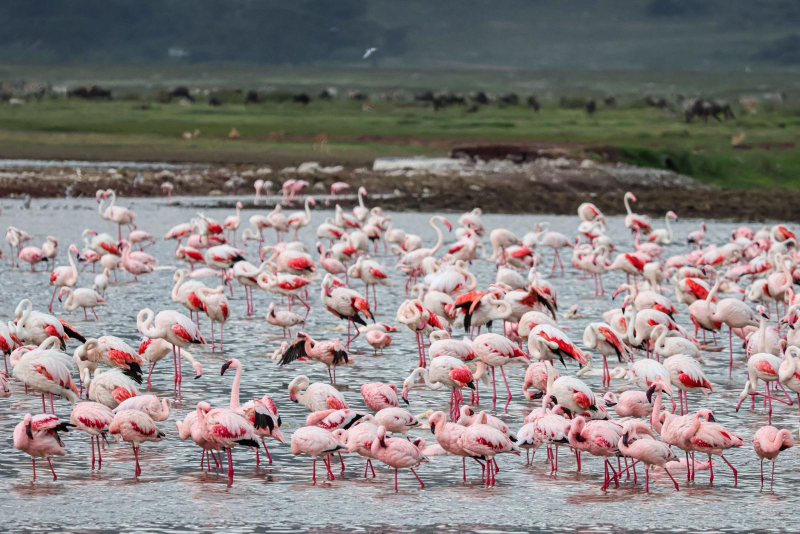
#> input picture assets/images/flamingo.jpeg, 1600 x 1067 px (shown at 1/2 size); its folder holds 4 pictures in this run
$ python generate_qualities.py
#> lines starting #> are read from the running program, lines starting #| are printed output that depends on the picture
from PIL import Image
import os

SOURCE_FOLDER = "assets/images"
BASE_PATH = "assets/gallery"

sizes = {
    "low":  (320, 240),
    "mid":  (800, 600),
    "high": (1920, 1080)
}

for filename in os.listdir(SOURCE_FOLDER):

    if not filename.lower().endswith((".jpg", ".jpeg", ".png")):
        continue

    image_path = os.path.join(SOURCE_FOLDER, filename)

    for quality, size in sizes.items():

        img = Image.open(image_path)
#> img is the input picture: PIL image 1600x1067 RGB; mean R, G, B 135, 127.8, 127
        img = img.resize(size)
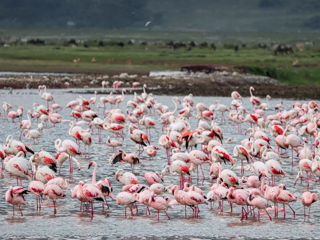
#> img: PIL image 320x240 RGB; mean R, G, B 135, 127.8, 127

        save_path = os.path.join(BASE_PATH, quality, filename)

        img.save(save_path)

        print(f"{filename} -> {quality} created at size {size}")
#> pass 2 of the loop `for filename in os.listdir(SOURCE_FOLDER):`:
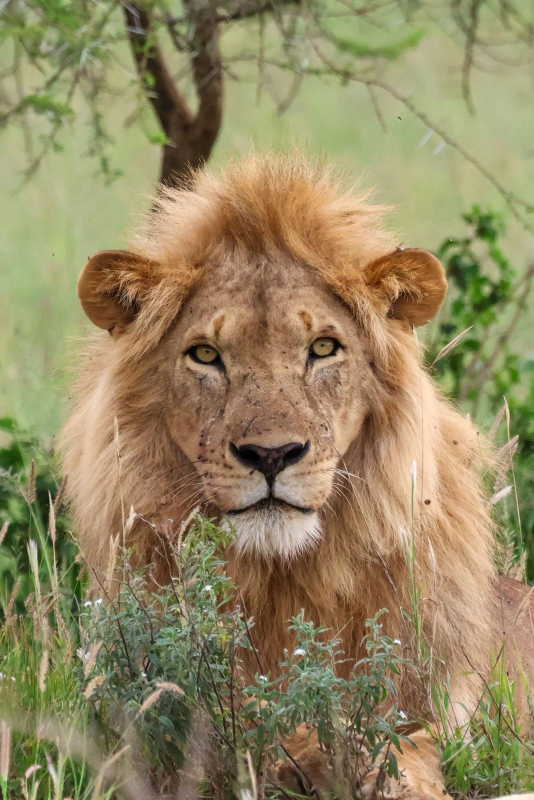
#> input picture assets/images/lion.jpeg, 1067 x 1600 px (shown at 1/2 size)
#> img is the input picture: PIL image 1067x1600 RGB; mean R, G, B 148.2, 135.7, 97.9
#> `img = img.resize(size)`:
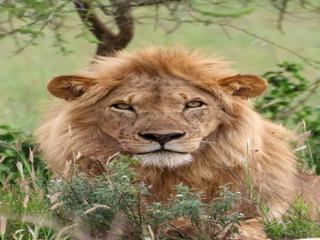
#> img: PIL image 320x240 RGB; mean R, G, B 148.2, 135.6, 97.9
#> pass 3 of the loop `for filename in os.listdir(SOURCE_FOLDER):`:
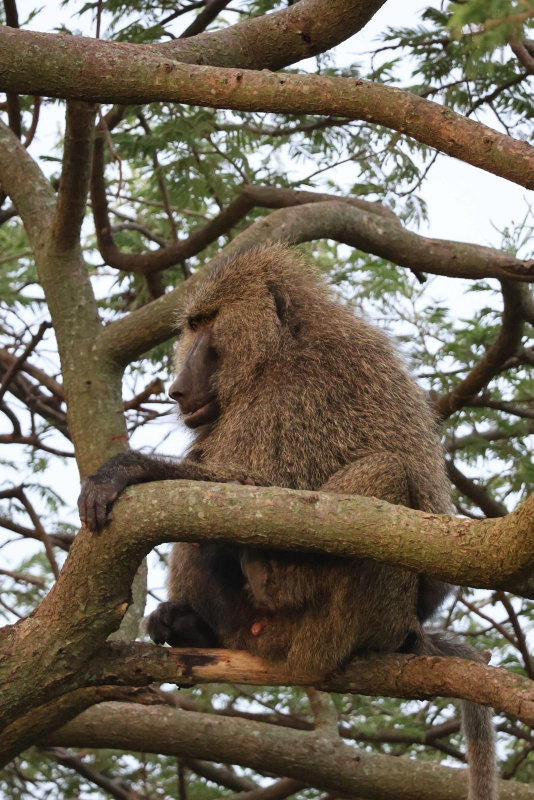
#> input picture assets/images/monkey.jpeg, 1067 x 1600 px (shown at 1/2 size)
#> img is the input picture: PIL image 1067x1600 RGB; mean R, G, B 113.5, 103.9, 87.9
#> `img = img.resize(size)`:
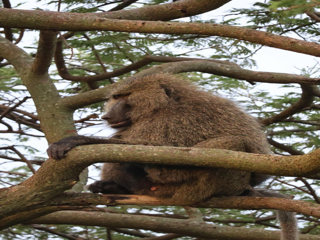
#> img: PIL image 320x240 RGB; mean R, G, B 113.5, 103.9, 87.8
#> the loop made 4 passes; the first 3 are shown
